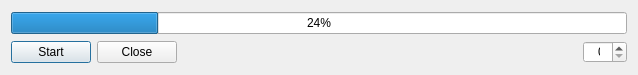
<?xml version="1.0" encoding="UTF-8"?>
<ui version="4.0">
 <class>Dialog</class>
 <widget class="QDialog" name="Dialog">
  <property name="geometry">
   <rect>
    <x>0</x>
    <y>0</y>
    <width>638</width>
    <height>75</height>
   </rect>
  </property>
  <property name="windowTitle">
   <string>Dialog</string>
  </property>
  <layout class="QVBoxLayout" name="verticalLayout">
   <item>
    <widget class="QProgressBar" name="progressBar">
     <property name="value">
      <number>24</number>
     </property>
    </widget>
   </item>
   <item>
    <layout class="QHBoxLayout" name="HorizontalLayout">
     <item>
      <widget class="QPushButton" name="startButton">
       <property name="text">
        <string>Start</string>
       </property>
      </widget>
     </item>
     <item>
      <widget class="QPushButton" name="closeButton">
       <property name="text">
        <string>Close</string>
       </property>
      </widget>
     </item>
     <item>
      <widget class="QSpinBox" name="spinBox">
       <property name="minimumSize">
        <size>
         <width>100</width>
         <height>0</height>
        </size>
       </property>
       <property name="styleSheet">
        <string notr="true">margin-left: 400; padding-right: 10; padding-left:10</string>
       </property>
       <property name="alignment">
        <set>Qt::AlignBottom|Qt::AlignRight|Qt::AlignTrailing</set>
       </property>
      </widget>
     </item>
    </layout>
   </item>
  </layout>
 </widget>
 <resources/>
 <connections/>
</ui>
